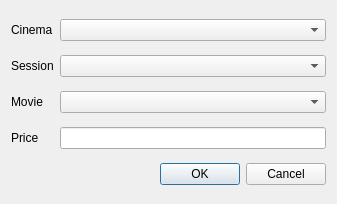
<?xml version="1.0" encoding="UTF-8"?>
<ui version="4.0">
 <class>EditDialog</class>
 <widget class="QDialog" name="EditDialog">
  <property name="geometry">
   <rect>
    <x>0</x>
    <y>0</y>
    <width>337</width>
    <height>204</height>
   </rect>
  </property>
  <property name="windowTitle">
   <string>Edit</string>
  </property>
  <layout class="QGridLayout" name="gridLayout_2">
   <item row="3" column="1">
    <widget class="QLineEdit" name="lineEdit_4"/>
   </item>
   <item row="2" column="1">
    <widget class="QComboBox" name="comboBox_3"/>
   </item>
   <item row="1" column="0">
    <widget class="QLabel" name="label_2">
     <property name="text">
      <string>Session</string>
     </property>
    </widget>
   </item>
   <item row="1" column="1">
    <widget class="QComboBox" name="comboBox_2"/>
   </item>
   <item row="0" column="1">
    <widget class="QComboBox" name="comboBox"/>
   </item>
   <item row="3" column="0">
    <widget class="QLabel" name="label_4">
     <property name="text">
      <string>Price</string>
     </property>
    </widget>
   </item>
   <item row="2" column="0">
    <widget class="QLabel" name="label_3">
     <property name="text">
      <string>Movie</string>
     </property>
    </widget>
   </item>
   <item row="0" column="0">
    <widget class="QLabel" name="label">
     <property name="text">
      <string>Cinema</string>
     </property>
    </widget>
   </item>
   <item row="4" column="1">
    <widget class="QDialogButtonBox" name="buttonBox">
     <property name="orientation">
      <enum>Qt::Horizontal</enum>
     </property>
     <property name="standardButtons">
      <set>QDialogButtonBox::Cancel|QDialogButtonBox::Ok</set>
     </property>
    </widget>
   </item>
  </layout>
 </widget>
 <resources/>
 <connections>
  <connection>
   <sender>buttonBox</sender>
   <signal>accepted()</signal>
   <receiver>EditDialog</receiver>
   <slot>accept()</slot>
   <hints>
    <hint type="sourcelabel">
     <x>248</x>
     <y>254</y>
    </hint>
    <hint type="destinationlabel">
     <x>157</x>
     <y>274</y>
    </hint>
   </hints>
  </connection>
  <connection>
   <sender>buttonBox</sender>
   <signal>rejected()</signal>
   <receiver>EditDialog</receiver>
   <slot>reject()</slot>
   <hints>
    <hint type="sourcelabel">
     <x>316</x>
     <y>260</y>
    </hint>
    <hint type="destinationlabel">
     <x>286</x>
     <y>274</y>
    </hint>
   </hints>
  </connection>
 </connections>
</ui>
